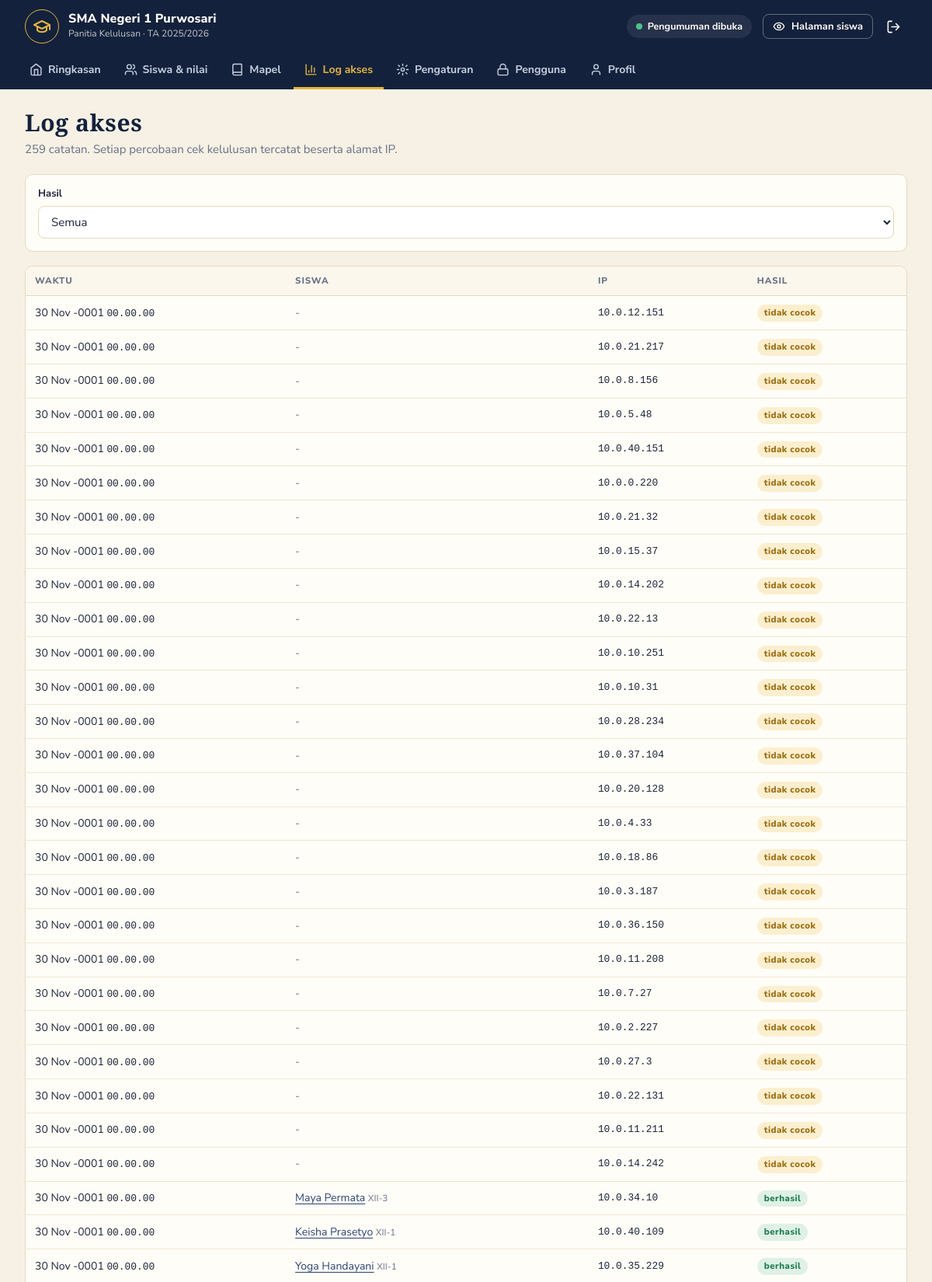
Screenshot of /index.php?page=log (signed in, upper part) with the database file from the repository.
### tables this page shows
CREATE TABLE log_akses (
  id INT AUTO_INCREMENT PRIMARY KEY,
  waktu DATETIME NOT NULL,
  siswa_id INT NULL,
  ip VARCHAR(45) NOT NULL,
  hasil ENUM('cocok','gagal','terkunci') NOT NULL,
  INDEX (waktu),
  FOREIGN KEY (siswa_id) REFERENCES siswa(id) ON DELETE SET NULL
);

CREATE TABLE siswa (
  id INT AUTO_INCREMENT PRIMARY KEY,
  nisn VARCHAR(20) NOT NULL UNIQUE,
  nis VARCHAR(20) NOT NULL DEFAULT '',
  nama VARCHAR(120) NOT NULL,
  jk ENUM('L','P') NOT NULL DEFAULT 'L',
  kelas VARCHAR(30) NOT NULL,
  tempat_lahir VARCHAR(60) NOT NULL DEFAULT '',
  tgl_lahir DATE NOT NULL,
  nama_ortu VARCHAR(120) NOT NULL DEFAULT '',
  status ENUM('lulus','tidak_lulus','ditunda') NOT NULL DEFAULT 'lulus',
  catatan VARCHAR(255) NOT NULL DEFAULT '',
  no_urut INT NULL,                  
  token CHAR(16) NOT NULL UNIQUE,    
  dilihat_at DATETIME NULL,          
  dilihat_kali INT NOT NULL DEFAULT 0,
  updated_at DATETIME NOT NULL DEFAULT CURRENT_TIMESTAMP ON UPDATE CURRENT_TIMESTAMP,
  INDEX (kelas, nama)
);

### index.php (called while the page is built, shortened)
<?php
require __DIR__ . '/includes/bootstrap.php';
$routes = [
    'beranda'      => 'pages/beranda.php',
    'hasil'        => 'pages/hasil.php',
    'skl.saya'     => 'pages/skl.php',
    'verifikasi'   => 'pages/verifikasi.php',
    'waktu'        => 'pages/waktu.php',
    'keluar.siswa' => 'pages/keluar_siswa.php',
    'login'        => 'pages/login.php',
    'logout'       => 'pages/logout.php',
    'dashboard'    => 'pages/dashboard.php',
    'siswa'        => 'pages/siswa/index.php',
    'siswa.form'   => 'pages/siswa/form.php',
    'siswa.aksi'   => 'pages/siswa/aksi.php',
    'siswa.impor'  => 'pages/siswa/impor.php',
    'skl'          => 'pages/skl.php',
    'mapel'        => 'pages/mapel.php',
    'log'          => 'pages/log.php',
    'pengaturan'   => 'pages/pengaturan.php',
    'pengguna'     => 'pages/pengguna.php',
    'profil'       => 'pages/profil.php',
];
$page = $_GET['page'] ?? 'beranda';
require __DIR__ . '/' . $routes[$page];

### pages/log.php (the view, shortened to what this page needs)
<?php
$hasil = (string) ($_GET['hasil'] ?? '');
$where = in_array($hasil, ['cocok', 'gagal', 'terkunci'], true) ? 'WHERE l.hasil = ?' : '';
$p = $where ? [$hasil] : [];
$hal = max(1, (int) ($_GET['hal'] ?? 1)); $per = 100;
$rows = q("SELECT l.*, s.nama, s.kelas, s.nisn FROM log_akses l LEFT JOIN siswa s ON s.id = l.siswa_id $where ORDER BY l.id DESC LIMIT $per OFFSET " . (($hal - 1) * $per), $p)->fetchAll();
require __DIR__ . '/../includes/header.php';
?>
<form class="filter kartu" method="get" data-auto>
  <label class="f"><span>Hasil</span><select name="hasil"><option value="">Semua</option></select></label>
</form>
<section class="kartu rata">
  <div class="tabel-wrap">
  <table class="tabel">
    <thead><tr><th>Waktu</th><th>Siswa</th><th>IP</th><th>Hasil</th></tr></thead>
    <tbody>
    <?php foreach ($rows as $l): ?>
      <tr><td class="nowrap"><?= e(tgl($l['waktu'], false)) ?> <span class="mono"><?= date('H.i.s', strtotime($l['waktu'])) ?></span></td>
          <td><?= $l['nama'] ? '<a href="' . url('siswa.form', ['id' => $l['siswa_id']]) . '">' . e($l['nama']) . '</a> <small class="muted">' . e($l['kelas']) . '</small>' : '<span class="muted">-</span>' ?></td>
          <td class="mono kecil"><?= e($l['ip']) ?></td>
          <td><?= ['cocok' => '<span class="chip hijau">berhasil</span>', 'gagal' => '<span class="chip kuning">tidak cocok</span>', 'terkunci' => '<span class="chip merah">diblokir</span>'][$l['hasil']] ?></td></tr>
    <?php endforeach; if (!$rows): ?><tr><td colspan="4" class="kosong">Belum ada catatan.</td></tr><?php endif; ?>
    </tbody>
  </table>
  </div>
</section>
<?php require __DIR__ . '/../includes/footer.php'; ?>

### assets/css/style.css (style rules this page uses)
:root { --navy: #13213c; --navy2: #1d3157; --navy3: #2a4373; --emas: #e2b53f; --emas-tua: #a87f1c; --emas-muda: #f6e7b8; --gading: #f6f1e4; --kertas: #fffdf7; --garis: #e4d9bd; --tinta: #1b2438; --muted: #687087; --hijau: #1e7a50; --hijau-muda: #dff1e6; --merah: #b0353a; --merah-muda: #f8e1df; --kuning: #9a6a0c; --kuning-muda: #fbefcf; --abu-muda: #eceef2; --r: 10px; --serif: 'Bodoni Moda', Georgia, serif; --sans: 'Nunito Sans', system-ui, -apple-system, 'Segoe UI', sans-serif; }
* { box-sizing: border-box; }
html { -webkit-text-size-adjust: 100%; }
body { margin: 0; font: 15px/1.55 var(--sans); color: var(--tinta); background: var(--gading); overflow-x: hidden; }
a { color: var(--navy3); text-underline-offset: 3px; }
.muted { color: var(--muted); }
.kecil { font-size: 13px; }
.nowrap { white-space: nowrap; }
.mono { font-family: ui-monospace, 'SFMono-Regular', Menlo, Consolas, monospace; font-size: .92em; }
.f { display: flex; flex-direction: column; gap: 5px; margin-bottom: 14px; min-width: 0; }
.f > span { font-size: 13px; font-weight: 700; color: var(--tinta); }
input, select, textarea, .input { width: 100%; min-height: 42px; padding: 9px 12px; border: 1.5px solid var(--garis); border-radius: 8px; background: #fff; font: 15px var(--sans); color: var(--tinta); }
.chip { display: inline-block; padding: 2px 9px; border-radius: 99px; font-size: 11.5px; font-weight: 800; letter-spacing: .04em; white-space: nowrap; }
.chip.hijau { background: var(--hijau-muda); color: var(--hijau); }
.chip.kuning { background: var(--kuning-muda); color: var(--kuning); }
body.panel { background: var(--gading); }
.kartu { background: var(--kertas); border: 1px solid var(--garis); border-radius: var(--r); padding: 20px; margin-bottom: 18px; min-width: 0; }
.kartu.rata { padding: 0; overflow: hidden; }
.tabel-wrap { overflow-x: auto; }
.tabel { width: 100%; border-collapse: collapse; font-size: 14px; }
.tabel th { text-align: left; font-size: 11.5px; letter-spacing: .08em; text-transform: uppercase; color: var(--muted); font-weight: 800; padding: 10px 12px; border-bottom: 1.5px solid var(--garis); background: #fbf7ec; }
.tabel td { padding: 10px 12px; border-bottom: 1px solid #efe7d4; vertical-align: middle; }
.filter { display: flex; gap: 12px; align-items: flex-end; flex-wrap: wrap; padding: 14px 16px 2px; }
.filter .f { flex: 1 1 160px; }

### rows the page displays
log_akses: waktu "30 Nov -0001", waktu "00.00.00", ip "10.0.12.151", hasil "tidak cocok"
log_akses: waktu "30 Nov -0001", waktu "00.00.00", ip "10.0.21.217", hasil "tidak cocok"
log_akses: waktu "30 Nov -0001", waktu "00.00.00", ip "10.0.8.156", hasil "tidak cocok"
log_akses: waktu "30 Nov -0001", waktu "00.00.00", ip "10.0.5.48", hasil "tidak cocok"
log_akses: waktu "30 Nov -0001", waktu "00.00.00", ip "10.0.40.151", hasil "tidak cocok"
log_akses: waktu "30 Nov -0001", waktu "00.00.00", ip "10.0.0.220", hasil "tidak cocok"
log_akses: waktu "30 Nov -0001", waktu "00.00.00", ip "10.0.21.32", hasil "tidak cocok"
log_akses: waktu "30 Nov -0001", waktu "00.00.00", ip "10.0.15.37", hasil "tidak cocok"
log_akses: waktu "30 Nov -0001", waktu "00.00.00", ip "10.0.14.202", hasil "tidak cocok"
log_akses: waktu "30 Nov -0001", waktu "00.00.00", ip "10.0.22.13", hasil "tidak cocok"
log_akses: waktu "30 Nov -0001", waktu "00.00.00", ip "10.0.10.251", hasil "tidak cocok"
log_akses: waktu "30 Nov -0001", waktu "00.00.00", ip "10.0.10.31", hasil "tidak cocok"
log_akses: waktu "30 Nov -0001", waktu "00.00.00", ip "10.0.28.234", hasil "tidak cocok"
log_akses: waktu "30 Nov -0001", waktu "00.00.00", ip "10.0.37.104", hasil "tidak cocok"
log_akses: waktu "30 Nov -0001", waktu "00.00.00", ip "10.0.20.128", hasil "tidak cocok"
log_akses: waktu "30 Nov -0001", waktu "00.00.00", ip "10.0.4.33", hasil "tidak cocok"
log_akses: waktu "30 Nov -0001", waktu "00.00.00", ip "10.0.18.86", hasil "tidak cocok"
log_akses: waktu "30 Nov -0001", waktu "00.00.00", ip "10.0.3.187", hasil "tidak cocok"
log_akses: waktu "30 Nov -0001", waktu "00.00.00", ip "10.0.36.150", hasil "tidak cocok"
log_akses: waktu "30 Nov -0001", waktu "00.00.00", ip "10.0.11.208", hasil "tidak cocok"
log_akses: waktu "30 Nov -0001", waktu "00.00.00", ip "10.0.7.27", hasil "tidak cocok"
log_akses: waktu "30 Nov -0001", waktu "00.00.00", ip "10.0.2.227", hasil "tidak cocok"
log_akses: waktu "30 Nov -0001", waktu "00.00.00", ip "10.0.27.3", hasil "tidak cocok"
log_akses: waktu "30 Nov -0001", waktu "00.00.00", ip "10.0.22.131", hasil "tidak cocok"
log_akses: waktu "30 Nov -0001", waktu "00.00.00", ip "10.0.11.211", hasil "tidak cocok"
log_akses: waktu "30 Nov -0001", waktu "00.00.00", ip "10.0.14.242", hasil "tidak cocok"
log_akses: waktu "30 Nov -0001", waktu "00.00.00", siswa.nama "Maya Permata", siswa.kelas "XII-3", ip "10.0.34.10", hasil "berhasil"
log_akses: waktu "30 Nov -0001", waktu "00.00.00", siswa.nama "Keisha Prasetyo", siswa.kelas "XII-1", ip "10.0.40.109", hasil "berhasil"
log_akses: waktu "30 Nov -0001", waktu "00.00.00", siswa.nama "Yoga Handayani", siswa.kelas "XII-1", ip "10.0.35.229", hasil "berhasil"

### other values shown
$_s['nama_sekolah'] "SMA Negeri 1 Purwosari"
$_s['tahun_ajaran'] "2025/2026"
$_l "Ringkasan"
$_l "Siswa & nilai"
$_l "Mapel"
$_l "Log akses"
$_l "Pengaturan"
$_l "Pengguna"
$_l "Profil"
$title "Log akses"
$sub "259 catatan. Setiap percobaan cek kelulusan tercatat beserta alamat IP."
